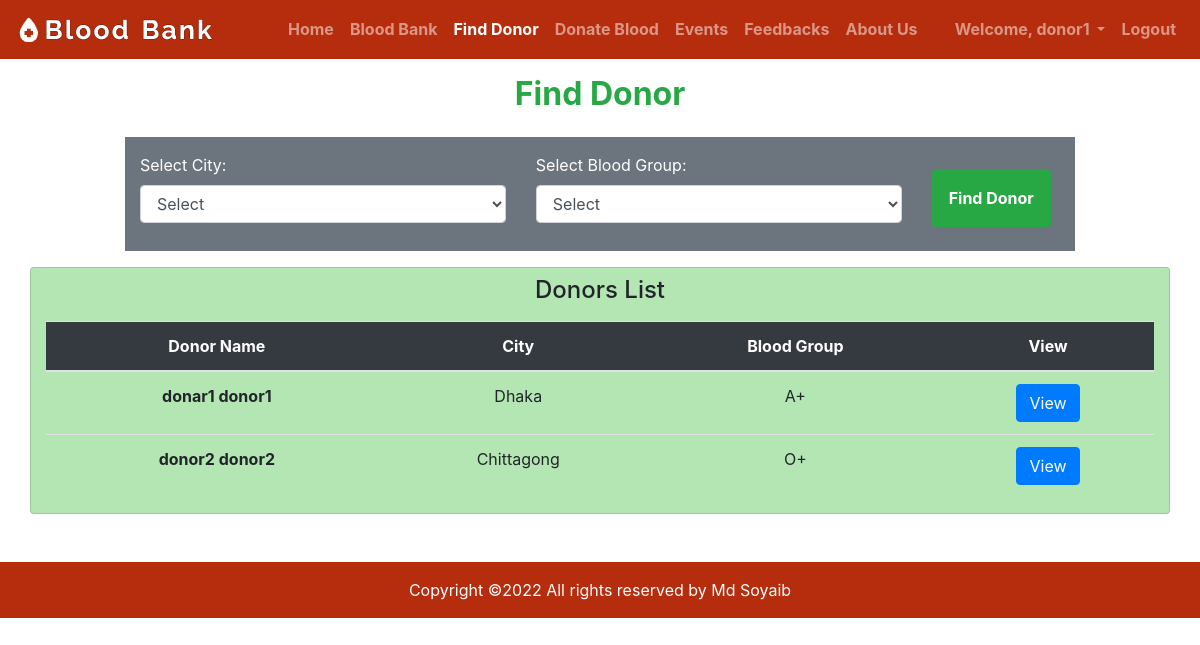
The app's page /find_donor (signed in) with its own data.
### app/models.py (models this page shows, shortened)
class CustomUser(AbstractUser):
    email = models.EmailField(max_length=100, blank=True, unique=True, null=True)
    phone = models.CharField(verbose_name=_("Mobile phone"), max_length=14, blank=True, null=True, unique=True)
    city = models.CharField(max_length=50, null=True, blank=True)
    role = models.CharField(max_length=50, null=True, blank=True)
    blood = models.CharField(verbose_name=_("Blood Group"), max_length=10, null=True, blank=True)
    created_at = models.DateTimeField(auto_now_add=True, blank=True, null=True)
    updated_at = models.DateTimeField(auto_now=True, blank=True, null=True)

### app/views.py (the view, shortened to what this page needs)
# urls.py: path('find_donor', FindDonor.as_view(), name="find_donor"),
class FindDonor(View):
    def get(self, request):
        user = request.user
        if user.is_authenticated:
            city = City.objects.all()
            blood = Blood.objects.all()
            if request.GET:
                checkCity = request.GET.get('city')
                checkBlood = request.GET.get('blood')
                donor = CustomUser.objects.filter(city=checkCity, blood=checkBlood, role="donor")
                return render(request, "find_donor.html", {'city':city, 'blood':blood, 'donor':donor})
            else:
                donor = CustomUser.objects.filter(role="donor")
                return render(request, "find_donor.html", {'city':city, 'blood':blood, 'donor':donor})
        else:
            messages.warning(request, "login first to access that page")
            return redirect('login')

### templates/find_donor.html (shortened to what this page needs)
{% extends 'base.html' %}
{% block content %}
    <div class="event">
        <div class="container">
            <div class="row">
                <div class="col-lg-12 mt-3 text-center text-success">
                    <h2><b>Find Donor</b></h2>
                </div>
                <div class="col-lg-12 mt-3">
                    <div class="row">
                        <div class="col-lg-10 bg-secondary pt-3 pb-4 text-white mx-auto">
                            <form role="search" action="find_donor">
                                <div class="row">
                                    <div class="col-lg-5">
                                        <label for="city">Select City: </label>
                                        <select name="city" id="city" class="form-control" required>
                                            <option default value="">Select</option>
                                        </select>
                                    </div>
                                    <div class="col-lg-5">
                                        <label for="blood">Select Blood Group: </label>
                                        <select name="blood" id="blood" class="form-control" required>
                                            <option default value="">Select</option>
                                        </select>
                                    </div>
                                    <div class="col-lg-2">
                                        <button type="submit" class="btn btn-success mt-3 p-3"><b>Find Donor</b></button>
                                    </div>
                                </div>
                            </form>
                        </div>
                    </div>
                </div>
                <div class="col-lg-12 mt-3 mb-5 card" style="background-color: rgb(180, 230, 180);">
                    <div class="row">
                        {% if not request.GET %}
                        <div class="col-lg-12 mt-2 mb-2 text-center">
                            <h4>Donors List</h4>
                        </div>
                        <div class="col-lg-12">
                            <table class="table table-hover text-center">
                                <thead class="bg-dark text-white">
                                    <tr>
                                        <th scope="col">Donor Name</th>
                                        <th scope="col">City</th>
                                        <th scope="col">Blood Group</th>
                                        <th scope="col">View</th>
                                    </tr>
                                </thead>
                                <tbody>
                                    {% for donor in donor %}
                                    <tr>
                                        <th scope="row">{{donor.first_name}} {{donor.last_name}}</th>
                                        <td>{{donor.city}}</td>
                                        <td>{{donor.blood}}</td>
                                        <td>
                                            <button class="btn btn-primary"><a href="#viewModal{{donor.id}}" class="view text-white" style="text-decoration: none;" data-toggle="modal"
                                            data-target="#viewModal{{donor.id}}">View</a></button>
                                        </td>
                                    </tr>
                                    {% endfor %}
                                </tbody>
                            </table>
                        </div>
                        {% endif %}
                    </div>
                </div>
            </div>
        </div>
    </div>
{% endblock content %}

### templates/base.html (shortened to what this page needs)
<!DOCTYPE html>
<html lang="en">
<head>
    <link rel="stylesheet" href="/static/css/bootstrap.min.css" type="text/css">
    <link rel="stylesheet" href="/static/css/style.css" type="text/css">
    <link rel="stylesheet" href="https://cdnjs.cloudflare.com/ajax/libs/font-awesome/6.0.0/css/all.min.css" type="text/css">
</head>
<body>
<nav class="navbar navbar-expand-lg navbar-dark font-weight-bold" style="background-color: #b62d0e;">
    <a class="navbar-brand" href="{% url 'home' %}"><img class="pr-5" src="/static/img/bloodbank.png" alt=""></a>
    <div class="collapse navbar-collapse" id="navbarSupportedContent">
        <ul class="navbar-nav mr-auto">
            {% url 'home' as url %}
            <li class="{% if request.path == url %}active{% endif %}">
                <a class="nav-link" href="{% url 'home' %}">Home <span class="sr-only">(current)</span></a>
            </li>
            {% if user.is_authenticated %}
            {% url 'blood_bank' as url %}
            <li class="{% if request.path == url %}active{% endif %}">
                <a class="nav-link" href="{% url 'blood_bank' %}">Blood Bank <span class="sr-only">(current)</span></a>
            </li>
            {% url 'find_donor' as url %}
            <li class="{% if request.path == url %}active{% endif %}">
                <a class="nav-link" href="{% url 'find_donor' %}">Find Donor <span class="sr-only">(current)</span></a>
            </li>
            {% url 'donate_blood' as url %}
            <li class="{% if request.path == url %}active{% endif %}">
                <a class="nav-link" href="{% url 'donate_blood' %}">Donate Blood <span class="sr-only">(current)</span></a>
            </li>
            {% endif %}
            {% url 'event' as url %}
            <li class="{% if request.path == url %}active{% endif %}">
                <a class="nav-link" href="{% url 'event' %}">Events<span class="sr-only"></a>
            </li>
            {% url 'feedback' as url %}
            <li class="{% if request.path == url %}active{% endif %}">
                <a class="nav-link" href="{% url 'feedback' %}">Feedbacks</a>
            </li>
            {% url 'about' as url %}
            <li class="{% if request.path == url %}active{% endif %}">
                <a class="nav-link" href="{% url 'about' %}">About Us</a>
            </li>
        </ul>
        <ul class="navbar-nav">
            {% if user.is_authenticated %}
            <li class="nav-item dropdown">
                <a class="nav-link dropdown-toggle" href="#" id="navbarDropdown" role="button" data-toggle="dropdown"
                   aria-haspopup="true" aria-expanded="false">
                    Welcome, {{user.username}}
                </a>
            </li>
            <li class="nav-item">
                <a class="nav-link" href="{% url 'logout' %}">Logout</a>
            </li>
            {% endif %}
        </ul>
    </div>
</nav>
{% block content %}
{% endblock content %}
<footer class="bg-light text-center text-lg-start">
    <div class="text-center p-3" style="color:white; background-color: #b62d0e;">
        Copyright &copy;<script>document.write(new Date().getFullYear());</script>
        All rights reserved by Md Soyaib
    </div>
</footer>
</body>
</html>

### records on screen
CustomUser: username "donor1", first_name "donar1", last_name "donor1", city "Dhaka", blood "A+"
CustomUser: first_name "donor2", last_name "donor2", city "Chittagong", blood "O+"
